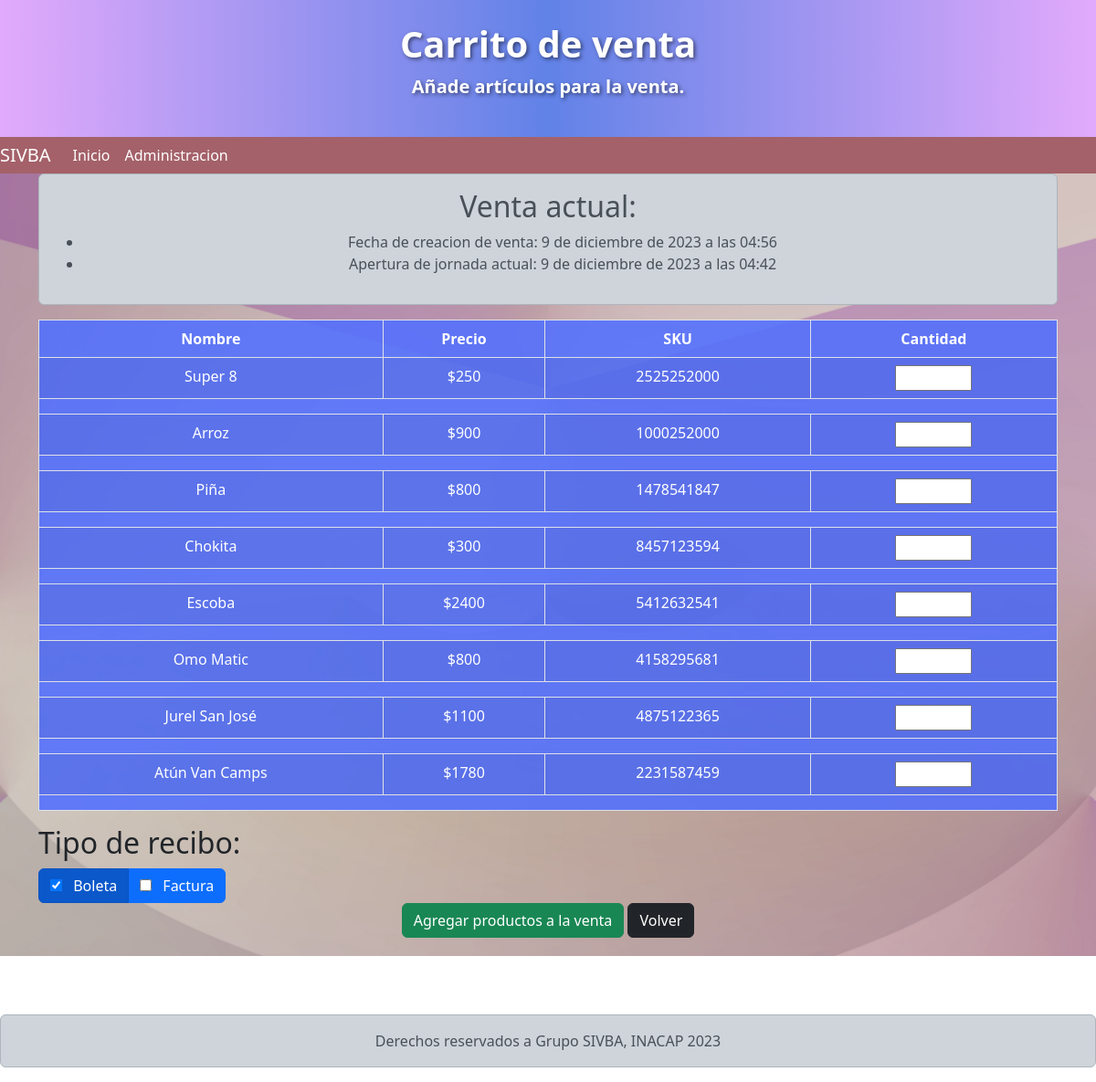
The app's page /vendedor/add_producto_venta/278 with its own data.
### bazarapp/models.py (models this page shows, shortened)
class Venta(models.Model):
    fecha = models.DateTimeField(null=False)
    monto_pagado = models.PositiveIntegerField(null= True, blank=True)
    usuario = models.ForeignKey(User, on_delete=models.CASCADE, null=False, blank=False)
    id_jornada = models.ForeignKey(Jornada, on_delete=models.CASCADE, null=False, blank=False)
    id_factura = models.ForeignKey(Factura, on_delete=models.CASCADE, null=True, blank=True)
    tipo_documento = models.CharField(max_length=12, null=False, blank=False)

class Jornada(models.Model):
    estado = models.BooleanField(null=False, blank=False)
    fecha_inicio = models.DateTimeField(null=False, blank=False)
    fecha_cierre = models.DateTimeField(null=True, blank=True)

class Producto(models.Model):
    nombre = models.CharField(max_length=50, null=False, blank=False)
    precio = models.PositiveIntegerField(null=False, blank=False)
    sku = models.PositiveIntegerField(max_length=20, null=True, blank=True)

### bazarapp/views.py (the view)
# urls.py: path('vendedor/add_producto_venta/<int:id>', views.add_producto_venta, name='add_producto_venta'),
def add_producto_venta(request, id):
    venta = Venta.objects.get(id=id)
    productos = Producto.objects.all()
    if request.method == 'POST':
        if 'volver' in request.POST:  # Si el botón "Volver" fue presionado
            venta.delete()  # Eliminar la venta
            return redirect('/vendedor/read_ventas/')  # Redirigir al usuario
        factura = request.POST.get('factura')
        carritos = []
        if all(not request.POST.get(f'cantidad_{p.id}') for p in productos):
            messages.error(request, 'Este campo es obligatorio')
            data = {'venta':venta, 'productos':productos}
            return render(request, 'vendedor/ventas/add_producto_venta.html', data)  # Mantener en la misma vista
        for p in productos:
            cantidad = request.POST.get(f'cantidad_{p.id}')
            if cantidad:  # Si el campo de cantidad no está vacío
                cantidad = int(cantidad)
                if cantidad < 1 or cantidad > 30:  # Si la cantidad no es un número positivo o es mayor que 30
                    messages.error(request, 'La cantidad debe ser un número positivo y no más de 30')
                    data = {'venta':venta, 'productos':productos}
                    return render(request, 'vendedor/ventas/add_producto_venta.html', data)  # Mantener en la misma vista
                for _ in range(cantidad):
                    print(f'Se esta agregando el producto {p.nombre}, {cantidad} veces, a la venta {venta.id}')
                    carrito = Carrito.objects.create(id_producto=p, id_venta=venta, cantidad_productos=cantidad)
                    carritos.append(carrito)
        if not carritos:  # Si no se ha agregado ningún producto al carrito
            venta.delete()  # Eliminar la venta
            return redirect('/vendedor/')  # Redirigir a la página anterior
        if factura is not None:  # Si el checkbox de "factura" está marcado
            return redirect(f'/vendedor/add_factura/{id}')  # Redirigir al usuario a la vista add_factura
        else:
            monto_pagado = 0  # Inicializar monto_pagado a 0
            monto_pagado += sum([carrito.id_producto.precio for carrito in carritos])
            venta.monto_pagado = monto_pagado
            venta.save()  # Guardar la venta
            return redirect('venta_detalle', id=venta.id)  # Redirigir a la vista de detalles de la venta
    else:
        data = {'venta':venta, 'productos':productos}
        return render(request, 'vendedor/ventas/add_producto_venta.html', data)

### templates/vendedor/ventas/add_producto_venta.html (shortened to what this page needs)
<!doctype html>
{% load static %}
<html lang="es">
<head>
  <link href="https://cdn.jsdelivr.net/npm/bootstrap@5.3.2/dist/css/bootstrap.min.css" rel="stylesheet"
>
  </head>
  <body>
    <header>
      <div class="bg-dark text-white py-4 text-center gradient-bg">
        <h1 class="display-6">Carrito de venta</h1>
        <p class="lead">Añade artículos para la venta.</p>
      </div>
      <nav class="navbar navbar-expand-lg bg-body-tertiary">
        <div class="container-fluid-navbar d-flex align-items-center">
          <a class="navbar-brand" href="/">SIVBA</a>
          <div class="collapse navbar-collapse" id="navbarNav">
            <ul class="navbar-nav">
              <li class="nav-item">
                <a class="nav-link active" aria-current="page" href="/">Inicio</a>
              </li>
              <li class="nav-item">
                <a class="nav-link" href="/admin">Administracion</a>
              </li>
            </ul>
          </div>
        </div>
      </nav>
    </header>
    <main class="background-image">
    <div class="container">
      <div class="text-center alert alert-dark">
        <h2>Venta actual:</h2>
        <ul>
          <li>Fecha de creacion de venta: {{ venta.fecha }}</li>
          <li>Apertura de jornada actual: {{ venta.id_jornada.fecha_inicio }}</li>
        </ul>
      </div>
      <form method="post">
        <table class="table table-striped table-bordered table-blue-transparent">
          <thead class="thead-dark text-center">
            <tr>
              <th>Nombre</th>
              <th>Precio</th>
              <th>SKU</th>
              <th>Cantidad</th>
            </tr>
          </thead>
          <tbody class="text-center tbody-dark">
            {% for p in productos %}
            <tr>
              <td>{{ p.nombre }}</td>
              <td>${{ p.precio }}</td>
              <td>{{ p.sku }}</td>
              <td>
                <input type="number" name="cantidad_{{ p.id }}" id="cantidad_{{ p.id }}" min="1" max="30" oninput="validarCantidad(this)">
              </td>
            </tr>
            <tr>
              <td colspan="4">
              </td>
            </tr>
            {% endfor %}
          </tbody>
        </table>
        <h2 >Tipo de recibo:</h2>
        <div class="btn-group align-items-center" role="group" data-bs-toggle="buttons">
          <label class="btn btn-primary active">
            <input type="checkbox" class="me-2" name="boleta" id="boleta" autocomplete="off" checked> Boleta
          </label>
          <label class="btn btn-primary">
            <input type="checkbox" class="me-2" name="factura" id="factura" autocomplete="off"> Factura
          </label>
        </div>
        <div class="text-center">
          <button type="submit" class="btn btn-success" style="margin-bottom: 20px;">Agregar productos a la venta</button>
          <button type="button" id="volver" class="btn btn-dark" style="margin-bottom: 20px;">Volver</button>
        </div>
        </form>
        </div>
        </main>
<br><br>
<footer class='mt-3'>
  <div class="alert alert-dark text-center" role="alert">
  Derechos reservados a Grupo SIVBA, INACAP 2023
  </div>
</footer>

### records on screen
Venta: fecha "9 de diciembre de 2023 a las 04:56", id_jornada.fecha_inicio "9 de diciembre de 2023 a las 04:42"
Producto: nombre "Super 8", precio "250", sku "2525252000"
Producto: nombre "Arroz", precio "900", sku "1000252000"
Producto: nombre "Piña", precio "800", sku "1478541847"
Producto: nombre "Chokita", precio "300", sku "8457123594"
Producto: nombre "Escoba", precio "2400", sku "5412632541"
Producto: nombre "Omo Matic", precio "800", sku "4158295681"
Producto: nombre "Jurel San José", precio "1100", sku "4875122365"
Producto: nombre "Atún Van Camps", precio "1780", sku "2231587459"
